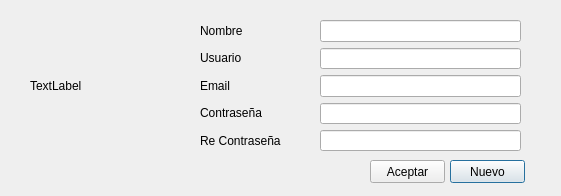
<?xml version="1.0" encoding="UTF-8"?>
<ui version="4.0">
 <class>Win_Usuarios</class>
 <widget class="QDialog" name="Win_Usuarios">
  <property name="geometry">
   <rect>
    <x>0</x>
    <y>0</y>
    <width>561</width>
    <height>196</height>
   </rect>
  </property>
  <property name="windowTitle">
   <string>Dialog</string>
  </property>
  <widget class="QPushButton" name="BTN_Nuevo">
   <property name="geometry">
    <rect>
     <x>450</x>
     <y>160</y>
     <width>75</width>
     <height>23</height>
    </rect>
   </property>
   <property name="text">
    <string>Nuevo</string>
   </property>
  </widget>
  <widget class="QPushButton" name="BTN_Aceptar">
   <property name="geometry">
    <rect>
     <x>370</x>
     <y>160</y>
     <width>75</width>
     <height>23</height>
    </rect>
   </property>
   <property name="text">
    <string>Aceptar</string>
   </property>
  </widget>
  <widget class="QLabel" name="STC_ImagenUsuarios">
   <property name="geometry">
    <rect>
     <x>30</x>
     <y>20</y>
     <width>161</width>
     <height>131</height>
    </rect>
   </property>
   <property name="frameShape">
    <enum>QFrame::NoFrame</enum>
   </property>
   <property name="text">
    <string>TextLabel</string>
   </property>
  </widget>
  <widget class="QWidget" name="layoutWidget">
   <property name="geometry">
    <rect>
     <x>200</x>
     <y>20</y>
     <width>111</width>
     <height>131</height>
    </rect>
   </property>
   <layout class="QVBoxLayout" name="verticalLayout">
    <item>
     <widget class="QLabel" name="STC_Nombre">
      <property name="text">
       <string>Nombre</string>
      </property>
     </widget>
    </item>
    <item>
     <widget class="QLabel" name="STC_Usuario">
      <property name="text">
       <string>Usuario</string>
      </property>
     </widget>
    </item>
    <item>
     <widget class="QLabel" name="STC_Email">
      <property name="text">
       <string>Email</string>
      </property>
     </widget>
    </item>
    <item>
     <widget class="QLabel" name="STC_Pass">
      <property name="text">
       <string>Contraseña</string>
      </property>
     </widget>
    </item>
    <item>
     <widget class="QLabel" name="STC_RePass">
      <property name="text">
       <string>Re Contraseña</string>
      </property>
     </widget>
    </item>
   </layout>
  </widget>
  <widget class="QWidget" name="layoutWidget">
   <property name="geometry">
    <rect>
     <x>320</x>
     <y>20</y>
     <width>201</width>
     <height>131</height>
    </rect>
   </property>
   <layout class="QVBoxLayout" name="verticalLayout_2">
    <item>
     <widget class="QLineEdit" name="EDT_Nombre"/>
    </item>
    <item>
     <widget class="QLineEdit" name="EDT_Usuario"/>
    </item>
    <item>
     <widget class="QLineEdit" name="EDT_Email"/>
    </item>
    <item>
     <widget class="QLineEdit" name="EDT_Pass"/>
    </item>
    <item>
     <widget class="QLineEdit" name="EDT_RePass"/>
    </item>
   </layout>
  </widget>
 </widget>
 <resources/>
 <connections/>
</ui>
